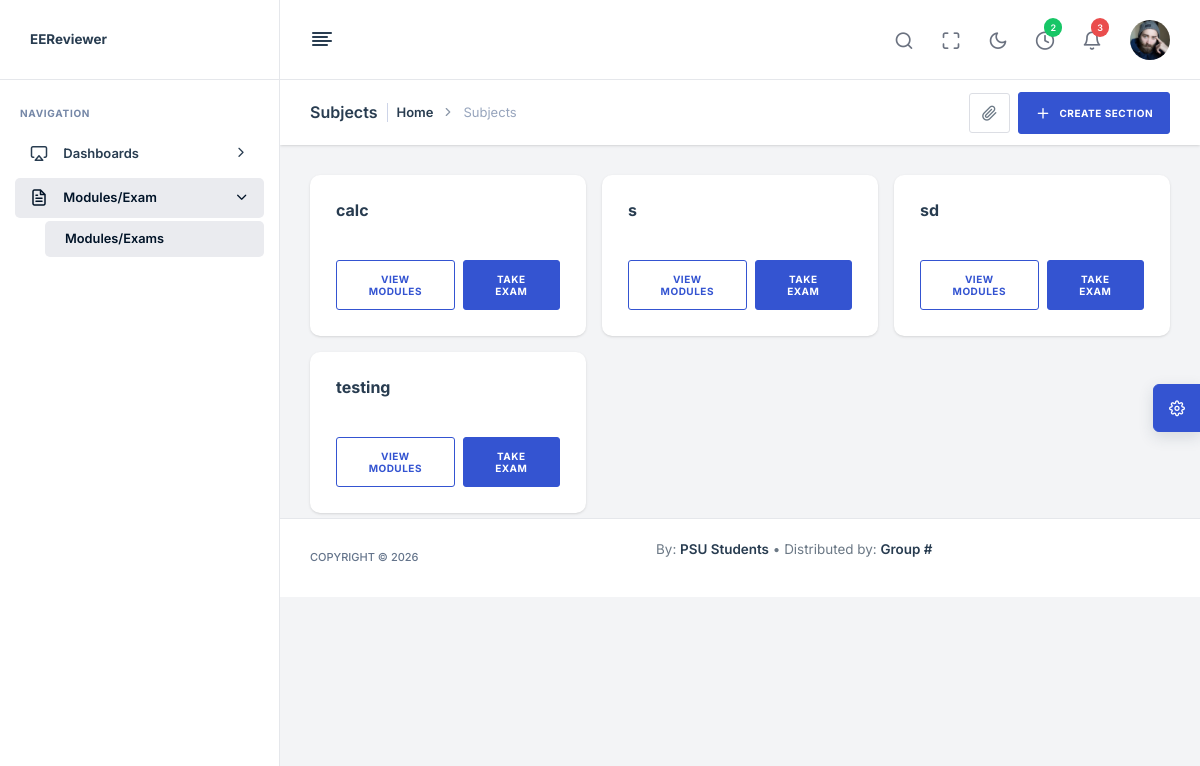
Page /pages/student/view_subjects.php (signed in) on the committed database.
### tables this page shows
CREATE TABLE `tbl_subjects` (
  `id` int(11) NOT NULL,
  `name` varchar(100) DEFAULT NULL,
  `code` varchar(10) DEFAULT NULL,
  `exam_duration` smallint(6) DEFAULT NULL,
  `question_items` smallint(6) DEFAULT NULL
);

### pages/student/view_subjects.php (the view, shortened to what this page needs)
<?php
$subjects = [];
if (isset($conn)) {
    try {
        if ($conn instanceof PDO) {
            $stmt = $conn->prepare("SELECT id, name FROM tbl_subjects ORDER BY name ASC");
            if ($stmt->execute()) $subjects = $stmt->fetchAll(PDO::FETCH_ASSOC);
        } elseif ($conn instanceof mysqli) {
            $res = $conn->query("SELECT id, name FROM tbl_subjects ORDER BY name ASC");
            if ($res) { while ($row = $res->fetch_assoc()) $subjects[] = $row; }
        } else {
            $res = @$conn->query("SELECT id, name FROM tbl_subjects ORDER BY name ASC");
            if ($res && is_object($res)) { while ($row = $res->fetch_assoc()) $subjects[] = $row; }
        }
    } catch (Exception $e) {
    }
}
?>
<!DOCTYPE html>
<html lang="zxx">
<head>
    <?php include "includes/css_scripts_head.php"; ?>
</head>
<body>
    <?php include "includes/sidebar.php"; ?>
    <?php include "includes/header.php"; ?>
    <main class="nxl-container">
        <div class="nxl-content">
            <div class="page-header">
                <div class="page-header-left d-flex align-items-center">
                    <div class="page-header-title">
                        <h5 class="m-b-10">Subjects</h5>
                    </div>
                    <ul class="breadcrumb">
                        <li class="breadcrumb-item"><a href="index.html">Home</a></li>
                        <li class="breadcrumb-item">Subjects</li>
                    </ul>
                </div>
                <div class="page-header-right ms-auto">
                    <div class="page-header-right-items">
                        <div class="d-flex align-items-center gap-2 page-header-right-items-wrapper">
                            <div class="dropdown">
                                <a class="btn btn-icon btn-light-brand" data-bs-toggle="dropdown" data-bs-offset="0, 10" data-bs-auto-close="outside">
                                    <i class="feather-paperclip"></i>
                                </a>
                            </div>
                            <a href="javascript:void(0);" class="btn btn-primary" data-bs-toggle="modal" data-bs-target="#createSectionModal">
                                <i class="feather-plus me-2"></i>
                                <span>Create Section</span>
                            </a>
                        </div>
                    </div>
                </div>
            </div>
            <div class="main-content">
                <div class="row g-3">
                    <?php if (!empty($subjects)): foreach ($subjects as $sub): ?>
                        <div class="col-md-6 col-lg-4">
                            <div class="card h-100">
                                <div class="card-body d-flex flex-column">
                                    <h5 class="card-title mb-3"><?php echo htmlspecialchars($sub['name']); ?></h5>
                                    <div class="mt-auto d-flex gap-2">
                                        <a href="view_modules.php?subjects_id=<?php echo (int)$sub['id']; ?>" class="btn btn-outline-primary">View Modules</a>
                                        <a href="take_exam.php?subjects_id=<?php echo (int)$sub['id']; ?>" class="btn btn-primary">Take Exam</a>
                                    </div>
                                </div>
                            </div>
                        </div>
                    <?php endforeach; else: ?>
                        <div class="col-12"><div class="alert alert-info">No subjects found.</div></div>
                    <?php endif; ?>
                </div>
            </div>
        </div>
        <?php include "includes/footer.php"; ?>
    </main>
    <?php include "includes/customizer2.php"; ?>
</body>
</html>

### rows in the picture
tbl_subjects: name "calc"
tbl_subjects: name "s"
tbl_subjects: name "sd"
tbl_subjects: name "testing"
